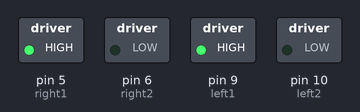
Bench run of a sketch on a simulated Arduino Uno, built with avr-gcc and run on an emulated ATmega328P. On the bench: switched loads named in the sketch (green lamp = pin HIGH).

Above: at 0.1 s.
Timing chart, 0 to 1.6 s (numbered marks = the images above):
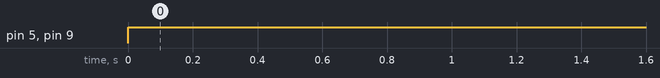

The sketch:

motor_test.ino
```cpp
int left1=9,left2=10;
int right1=5,right2=6;
void setup() {
  pinMode(left1,OUTPUT);
  pinMode(left2,OUTPUT);
  pinMode(right1,OUTPUT);
  pinMode(right2,OUTPUT);
  Serial.begin(9600);
}

void loop() {
digitalWrite(left1,HIGH);
digitalWrite(left2,LOW);
digitalWrite(right1,HIGH);
digitalWrite(right2,LOW);


}
```

Measured:
- by itself, pin 5 (right1), pin 9 (left1): LOW → HIGH at 0.00 s
